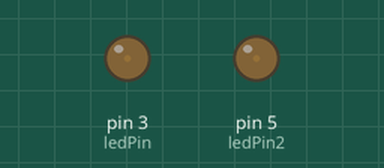
The sketch below on a simulated Arduino Uno, built with avr-gcc and run on an emulated ATmega328P. On the bench: output pins drawn as LEDs (lit = HIGH).

Above: at 0.05 s.
At 0.65 s:
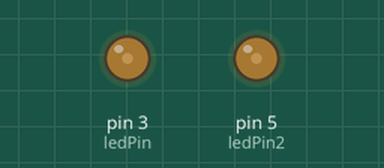
At 1.3 s:
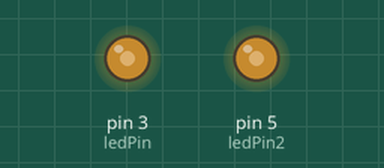
At 2.55 s:
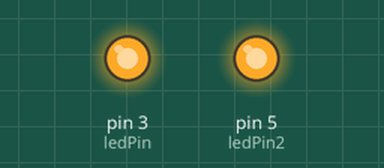
Timing chart, 0 to 5.9 s (numbered marks = the images above):
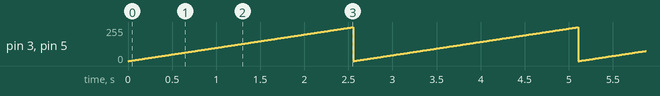

Measured:
- by itself, pin 3 (ledPin), pin 5 (ledPin2): ramps from 0/255 to 254/255 and jumps back, once every 2.6 s

The sketch:

PWM_LED_TEST.ino
```cpp
const int ledPin = 3;
const int ledPin2 = 5;

void setup() {
  // put your setup code here, to run once:
  pinMode(ledPin, OUTPUT);
  pinMode(ledPin2, OUTPUT);
}

void loop() {
  // put your main code here, to run repeatedly:
  for (int i=0; i<255; i++) {
    analogWrite(ledPin, i);
    analogWrite(ledPin2, i);
    delay(10);
  }
}
```
